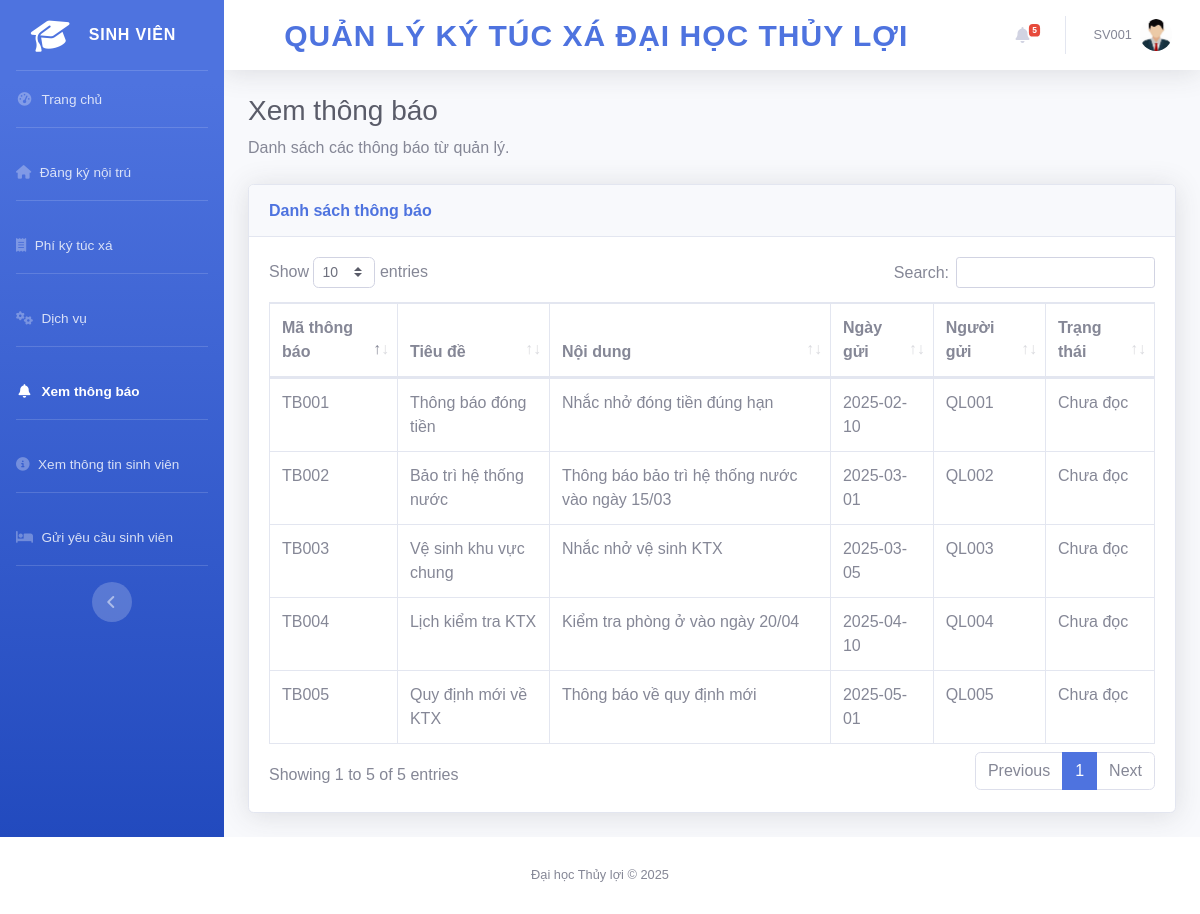
The app's page /student/view_notification.php (signed in), older data.
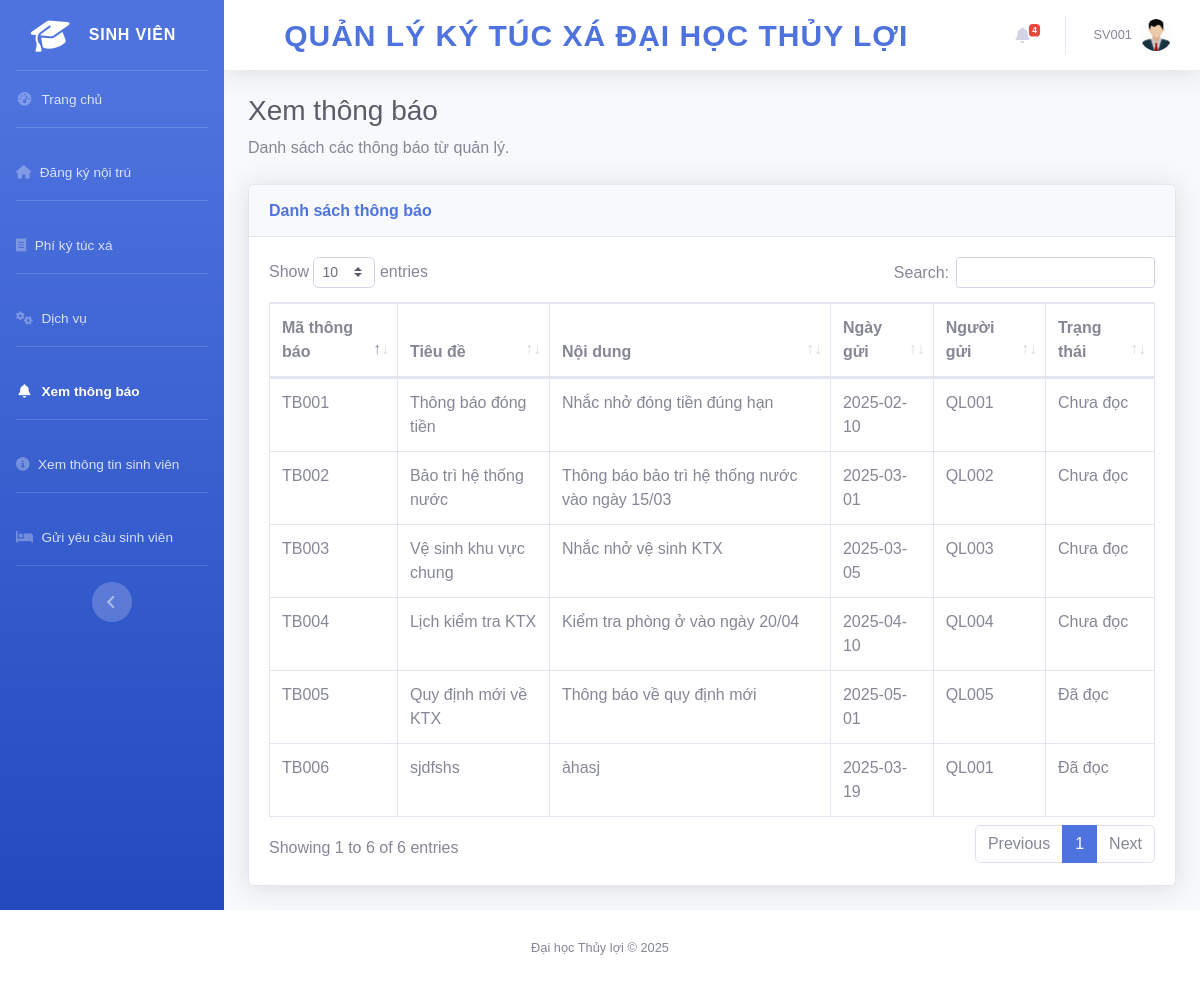
The same page, newer data.
### tables this page shows
CREATE TABLE `thongbao` (
  `mathongbao` varchar(10) NOT NULL,
  `maquanly` varchar(10) DEFAULT NULL,
  `tieude` varchar(100) NOT NULL,
  `noidung` varchar(1000) NOT NULL,
  `ngaygui` date NOT NULL,
  `dadoc` tinyint(4) DEFAULT 0
);

### student/view_notification.php (the view, shortened to what this page needs)
<?php
include '../includes/header.php';
$page = isset($_GET['page']) ? (int)$_GET['page'] : 1;
$limit = 10;
$offset = ($page - 1) * $limit;
$query = "SELECT * FROM thongbao ORDER BY ngaygui DESC LIMIT $limit OFFSET $offset";
$result = mysqli_query($con, $query);
?>
<?php include 'includes/sidebar.php'; ?>
<div id="content-wrapper" class="d-flex flex-column">
    <div id="content">
        <?php include 'includes/topbar.php'; ?>
        <div class="container-fluid">
            <h1 class="h3 mb-2 text-gray-800">Xem thông báo</h1>
            <p class="mb-4">Danh sách các thông báo từ quản lý.</p>
            <?php if (mysqli_num_rows($result) > 0): ?>
                <div class="card shadow mb-4">
                    <div class="card-header py-3">
                        <h6 class="m-0 font-weight-bold text-primary">Danh sách thông báo</h6>
                    </div>
                    <div class="card-body">
                        <div class="table-responsive">
                            <table class="table table-bordered" id="dataTable" width="100%" cellspacing="0">
                                <thead>
                                    <tr>
                                        <th>Mã thông báo</th>
                                        <th>Tiêu đề</th>
                                        <th>Nội dung</th>
                                        <th>Ngày gửi</th>
                                        <th>Người gửi</th>
                                        <th>Trạng thái</th>
                                    </tr>
                                </thead>
                                <tbody>
                                    <?php while ($row = mysqli_fetch_assoc($result)): ?>
                                        <tr>
                                            <td><?php echo htmlspecialchars($row['mathongbao']); ?></td>
                                            <td><?php echo htmlspecialchars($row['tieude']); ?></td>
                                            <td><?php echo htmlspecialchars($row['noidung']); ?></td>
                                            <td><?php echo htmlspecialchars($row['ngaygui']); ?></td>
                                            <td><?php echo htmlspecialchars($row['maquanly']); ?></td>
                                            <td><?php echo $row['dadoc'] ? 'Đã đọc' : 'Chưa đọc'; ?></td>
                                        </tr>
                                    <?php endwhile; ?>
                                </tbody>
                            </table>
                        </div>
                    </div>
                </div>
            <?php else: ?>
                <div class="alert alert-info text-center">Không có thông báo nào để hiển thị.</div>
            <?php endif; ?>
        </div>
    </div>
</div>
<?php include '../includes/footer.php'; ?>

### student/includes/topbar.php (shortened to what this page needs)
<nav class="navbar navbar-expand navbar-light bg-white topbar mb-4 static-top shadow">
    <div class="ktx-title mx-auto">Quản lý ký túc xá Đại học Thủy lợi</div>
    <ul class="navbar-nav ml-auto">
<li class="nav-item dropdown no-arrow mx-1">
    <a class="nav-link dropdown-toggle" href="#" id="alertsDropdown" role="button" data-toggle="dropdown" aria-haspopup="true" aria-expanded="false">
        <i class="fas fa-bell fa-fw"></i>
        <?php
        $unread_query = "SELECT COUNT(*) AS unread FROM thongbao WHERE dadoc = 0";
        $unread_result = mysqli_query($con, $unread_query);
        $unread = mysqli_fetch_assoc($unread_result)['unread'];
        $total_query = "SELECT COUNT(*) AS total FROM thongbao";
        $total_result = mysqli_query($con, $total_query);
        $total = mysqli_fetch_assoc($total_result)['total'];
        if ($unread > 0) {
            echo '<span class="badge badge-danger badge-counter">' . ($unread > 9 ? '9+' : $unread) . '</span>';
        } elseif ($total > 0) {
            echo '<span class="badge badge-danger badge-counter">' . ($total > 9 ? '9+' : $total) . '</span>';
        }
        ?>
    </a>
</li>
<li class="nav-item dropdown no-arrow">
    <a class="nav-link dropdown-toggle" href="#" id="userDropdown" role="button" data-toggle="dropdown" aria-haspopup="true" aria-expanded="false">
        <span class="mr-2 d-none d-lg-inline text-gray-600 small"><?php echo $_SESSION['user']; ?></span>
        <img class="img-profile rounded-circle" src="/images/userstudent.png">
    </a>
</li>
    </ul>
</nav>

Row changes from the older to the newer data that the page shows:
changed thongbao "TB005": dadoc "Chưa đọc" → "Đã đọc"
added thongbao: mathongbao "TB006", tieude "sjdfshs", noidung "àhasj", ngaygui "2025-03-19", maquanly "QL001", dadoc "Đã đọc"
Text that changed along with them:
$unread: "5" → "4"
text written by a page script: "Show entries Search: Showing 1 to 5 of 5 entries Previous 1 Next" → "Show entries Search: Showing 1 to 6 of 6 entries Previous 1 Next"
